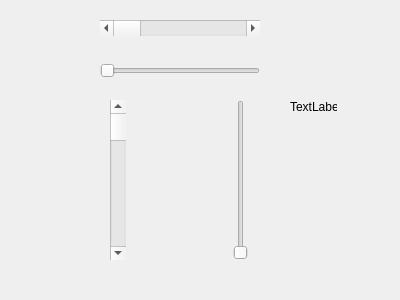
<?xml version="1.0" encoding="UTF-8"?>
<ui version="4.0">
 <class>Dialog</class>
 <widget class="QDialog" name="Dialog">
  <property name="geometry">
   <rect>
    <x>0</x>
    <y>0</y>
    <width>400</width>
    <height>300</height>
   </rect>
  </property>
  <property name="windowTitle">
   <string>Dialog</string>
  </property>
  <widget class="QScrollBar" name="horizontalScrollBar">
   <property name="geometry">
    <rect>
     <x>100</x>
     <y>20</y>
     <width>160</width>
     <height>16</height>
    </rect>
   </property>
   <property name="orientation">
    <enum>Qt::Horizontal</enum>
   </property>
  </widget>
  <widget class="QSlider" name="horizontalSlider">
   <property name="geometry">
    <rect>
     <x>100</x>
     <y>60</y>
     <width>160</width>
     <height>22</height>
    </rect>
   </property>
   <property name="orientation">
    <enum>Qt::Horizontal</enum>
   </property>
  </widget>
  <widget class="QScrollBar" name="verticalScrollBar">
   <property name="geometry">
    <rect>
     <x>110</x>
     <y>100</y>
     <width>16</width>
     <height>160</height>
    </rect>
   </property>
   <property name="orientation">
    <enum>Qt::Vertical</enum>
   </property>
  </widget>
  <widget class="QSlider" name="verticalSlider">
   <property name="geometry">
    <rect>
     <x>230</x>
     <y>100</y>
     <width>22</width>
     <height>160</height>
    </rect>
   </property>
   <property name="orientation">
    <enum>Qt::Vertical</enum>
   </property>
  </widget>
  <widget class="QLabel" name="label">
   <property name="geometry">
    <rect>
     <x>290</x>
     <y>100</y>
     <width>47</width>
     <height>13</height>
    </rect>
   </property>
   <property name="text">
    <string>TextLabel</string>
   </property>
  </widget>
 </widget>
 <resources/>
 <connections/>
</ui>
